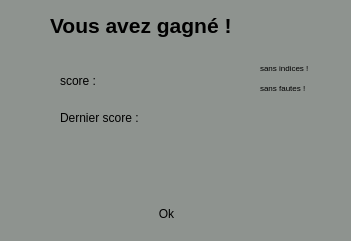
   <widget class="QWidget" name="FenResultat" native="true">
    <property name="geometry">
     <rect>
      <x>400</x>
      <y>10</y>
      <width>351</width>
      <height>241</height>
     </rect>
    </property>
    <property name="styleSheet">
     <string notr="true">background-color: rgb(142, 147, 143);</string>
    </property>
    <widget class="QLabel" name="Resultat">
     <property name="geometry">
      <rect>
       <x>50</x>
       <y>10</y>
       <width>261</width>
       <height>31</height>
      </rect>
     </property>
     <property name="font">
      <font>
       <pointsize>16</pointsize>
       <weight>75</weight>
       <bold>true</bold>
      </font>
     </property>
     <property name="text">
      <string>Vous avez gagné !</string>
     </property>
    </widget>
    <widget class="QLabel" name="label_6">
     <property name="geometry">
      <rect>
       <x>60</x>
       <y>70</y>
       <width>61</width>
       <height>21</height>
      </rect>
     </property>
     <property name="font">
      <font>
       <pointsize>9</pointsize>
      </font>
     </property>
     <property name="text">
      <string>score :</string>
     </property>
    </widget>
    <widget class="QLabel" name="ScoreResultat">
     <property name="geometry">
      <rect>
       <x>170</x>
       <y>70</y>
       <width>53</width>
       <height>21</height>
      </rect>
     </property>
     <property name="text">
      <string/>
     </property>
    </widget>
    <widget class="QLabel" name="TxtSansFautes">
     <property name="geometry">
      <rect>
       <x>260</x>
       <y>80</y>
       <width>61</width>
       <height>16</height>
      </rect>
     </property>
     <property name="font">
      <font>
       <pointsize>6</pointsize>
      </font>
     </property>
     <property name="text">
      <string>sans fautes !</string>
     </property>
    </widget>
    <widget class="QLabel" name="label_5">
     <property name="geometry">
      <rect>
       <x>60</x>
       <y>110</y>
       <width>101</width>
       <height>16</height>
      </rect>
     </property>
     <property name="font">
      <font>
       <pointsize>9</pointsize>
      </font>
     </property>
     <property name="text">
      <string>Dernier score :</string>
     </property>
    </widget>
    <widget class="QLabel" name="DernierScore">
     <property name="geometry">
      <rect>
       <x>170</x>
       <y>110</y>
       <width>53</width>
       <height>16</height>
      </rect>
     </property>
     <property name="text">
      <string/>
     </property>
    </widget>
    <widget class="QPushButton" name="BoutonOk">
     <property name="geometry">
      <rect>
       <x>120</x>
       <y>200</y>
       <width>93</width>
       <height>28</height>
      </rect>
     </property>
     <property name="text">
      <string>Ok</string>
     </property>
     <property name="flat">
      <bool>true</bool>
     </property>
    </widget>
    <widget class="QLabel" name="TxtMotPerdu">
     <property name="geometry">
      <rect>
       <x>60</x>
       <y>150</y>
       <width>251</width>
       <height>16</height>
      </rect>
     </property>
     <property name="font">
      <font>
       <pointsize>9</pointsize>
      </font>
     </property>
     <property name="text">
      <string/>
     </property>
    </widget>
    <widget class="QLabel" name="TxtSansIndice">
     <property name="geometry">
      <rect>
       <x>260</x>
       <y>60</y>
       <width>61</width>
       <height>16</height>
      </rect>
     </property>
     <property name="font">
      <font>
       <pointsize>6</pointsize>
      </font>
     </property>
     <property name="text">
      <string>sans indices !</string>
     </property>
    </widget>
   </widget>
